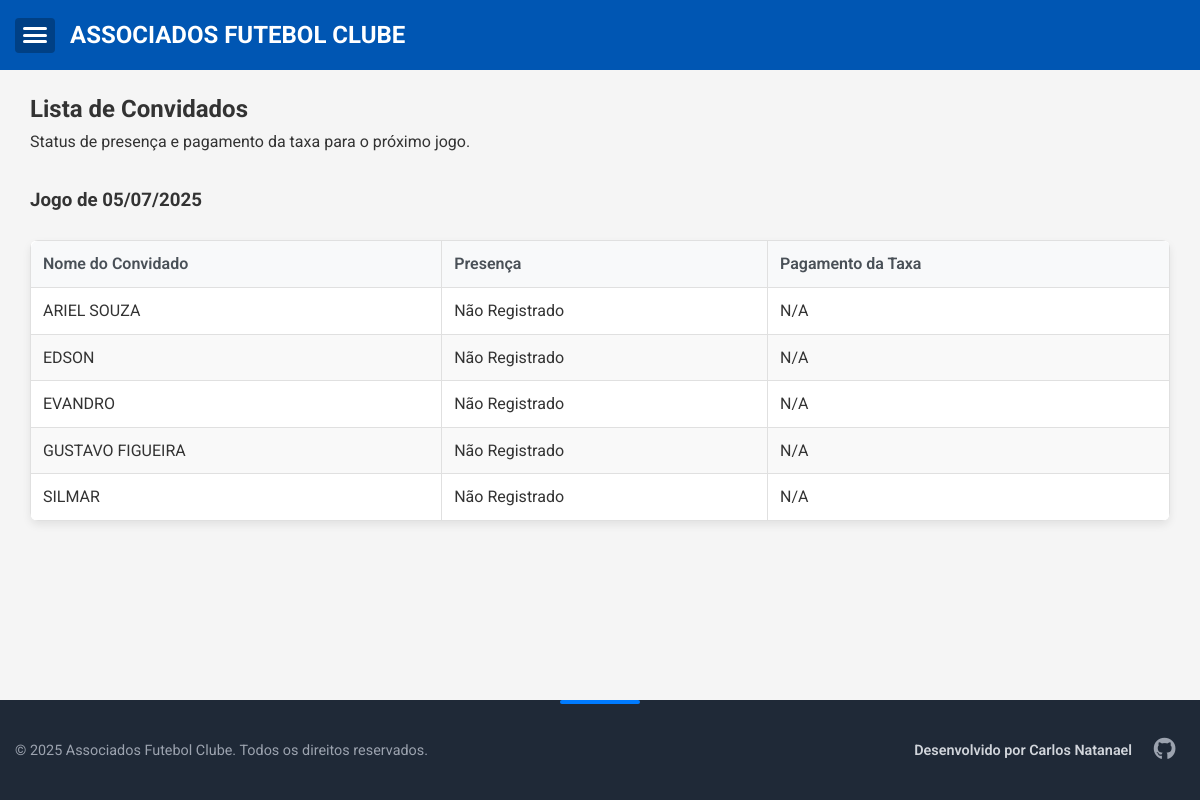
Page /convidados on the committed database.
### app.py (models this page shows)
class Convidado(db.Model):
    id = db.Column(db.Integer, primary_key=True)
    nome = db.Column(db.String(100), nullable=False)
    presencas = db.relationship('Presenca', backref='convidado', lazy=True, cascade="all, delete-orphan")

### app.py (the view)
@app.route('/convidados')
def convidados():
    hoje = date.today()
    dias_para_sabado = (5 - hoje.weekday() + 7) % 7
    data_proximo_jogo = hoje + timedelta(days=dias_para_sabado)
    todos_convidados = Convidado.query.order_by(Convidado.nome).all()
    lista_convidados_display = []
    for convidado in todos_convidados:
        presenca_proximo_jogo = Presenca.query.filter_by(
            convidado_id=convidado.id,
            data=data_proximo_jogo
        ).first()
        status_presenca = 'Não Registrado'
        status_pagamento = 'N/A'  # Não aplicável por padrão
        if presenca_proximo_jogo:
            status_presenca = presenca_proximo_jogo.status
            if status_presenca == 'Presente':
                status_pagamento = presenca_proximo_jogo.pagamento_jogo
        lista_convidados_display.append({
            'nome': convidado.nome,
            'status_presenca': status_presenca,
            'status_pagamento': status_pagamento
        })
    return render_template(
        'convidados.html',
        convidados_display=lista_convidados_display,
        data_proximo_jogo_display=data_proximo_jogo.strftime('%d/%m/%Y')
    )

### templates/convidados.html (shortened to what this page needs)
{% extends "base.html" %}
{% block content %}
<div class="container">
    <h2 class="text-center">Lista de Convidados</h2>
    <p class="text-center text-muted" style="margin-bottom: 2rem;">Status de presença e pagamento da taxa para o próximo jogo.</p>
    <h3 class="text-center text-muted">Jogo de {{ data_proximo_jogo_display }}</h3>
    <div class="table-responsive">
        <table>
            <thead>
                <tr>
                    <th>Nome do Convidado</th>
                    <th>Presença</th>
                    <th>Pagamento da Taxa</th>
                </tr>
            </thead>
            <tbody>
                {% for convidado in convidados_display %}
                <tr>
                    <td>{{ convidado.nome }}</td>
                    <td>
                        {% if convidado.status_presenca == 'Presente' %}
                            <span class="status-badge status-ok">{{ convidado.status_presenca }}</span>
                        {% elif convidado.status_presenca == 'Faltou' %}
                            <span class="status-badge status-na">{{ convidado.status_presenca }}</span>
                        {% else %}
                            <span>{{ convidado.status_presenca }}</span>
                        {% endif %}
                    </td>
                    <td>
                        {% if convidado.status_pagamento == 'Pago' %}
                            <span class="status-badge status-ok">{{ convidado.status_pagamento }}</span>
                        {% elif convidado.status_pagamento == 'Pendente' %}
                            <span class="status-badge status-pendente">{{ convidado.status_pagamento }}</span>
                        {% elif convidado.status_pagamento == 'Dispensado' %}
                            <span class="status-badge status-dispensado">{{ convidado.status_pagamento }}</span>
                        {% else %}
                            <span>{{ convidado.status_pagamento }}</span>
                        {% endif %}
                    </td>
                </tr>
                {% else %}
                <tr>
                    <td colspan="3">Nenhum convidado cadastrado.</td>
                </tr>
                {% endfor %}
            </tbody>
        </table>
    </div>
</div>
{% endblock %}

### static/style.css (style rules this page uses)
* { box-sizing: border-box; margin: 0; padding: 0; }
body { font-family: 'Roboto', sans-serif; line-height: 1.6; color: #333; background-color: #f5f5f5; position: relative; -webkit-font-smoothing: antialiased; -moz-osx-font-smoothing: grayscale; display: flex; flex-direction: column; min-height: 100vh; }
.container { width: 100%; max-width: 1200px; margin: 0 auto; padding: 0 15px; }
.table-responsive { overflow-x: auto; margin: 1.5rem 0; background: white; border-radius: 8px; box-shadow: 0 4px 8px rgba(0,0,0,0.08); }
table { width: 100%; border-collapse: collapse; min-width: 600px; }
th, td { border: 1px solid #e0e0e0; padding: 10px 12px; text-align: left; vertical-align: middle; }
th { background-color: #f8f9fa; color: #495057; font-weight: 600; border: 1px solid #e0e0e0; padding: 10px 12px; text-align: left; vertical-align: middle; }
.table-responsive th:first-child { border-top-left-radius: 7px; }
.table-responsive th:last-child { border-top-right-radius: 7px; }
tr:nth-child(even) td { background-color: #f9f9f9; }

### rows in the picture
Convidado: nome "ARIEL SOUZA", status_presenca "Não Registrado", status_pagamento "N/A"
Convidado: nome "EDSON", status_presenca "Não Registrado", status_pagamento "N/A"
Convidado: nome "EVANDRO", status_presenca "Não Registrado", status_pagamento "N/A"
Convidado: nome "GUSTAVO FIGUEIRA", status_presenca "Não Registrado", status_pagamento "N/A"
Convidado: nome "SILMAR", status_presenca "Não Registrado", status_pagamento "N/A"
